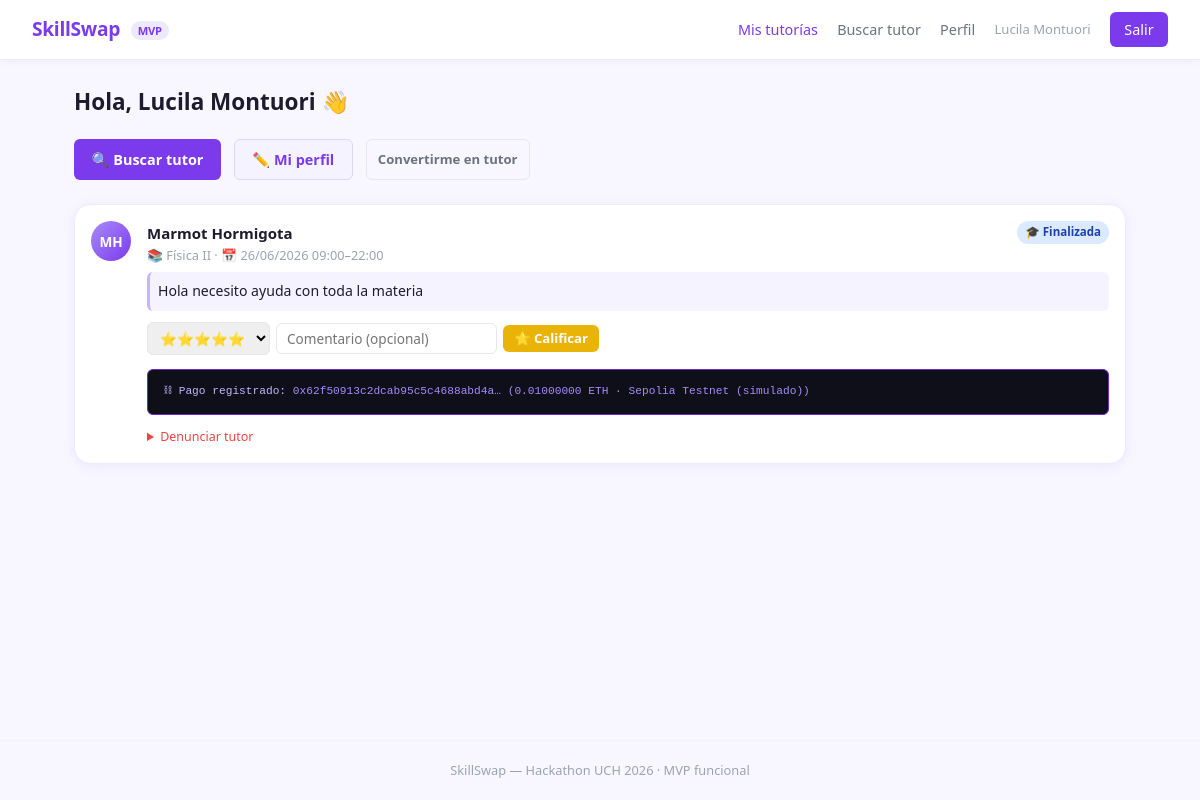
The app's page /skillswap/index.php?p=alumno (signed in) with its own data.
### tables this page shows
CREATE TABLE `solicitudes` (
  `id` int(10) unsigned NOT NULL AUTO_INCREMENT,
  `alumno_id` int(10) unsigned NOT NULL,
  `tutor_id` int(10) unsigned NOT NULL,
  `horario_id` int(10) unsigned NOT NULL,
  `materia_id` int(10) unsigned NOT NULL,
  `mensaje` text NOT NULL,
  `estado` enum('pendiente','aceptada','rechazada','cancelada','finalizada') NOT NULL DEFAULT 'pendiente',
  `cancelada_por` enum('alumno','tutor') DEFAULT NULL,
  `calificacion` tinyint(3) unsigned DEFAULT NULL COMMENT '1-5 estrellas, pone el alumno',
  `comentario_cal` varchar(300) DEFAULT NULL,
  `created_at` timestamp NOT NULL DEFAULT current_timestamp(),
  `updated_at` timestamp NOT NULL DEFAULT current_timestamp() ON UPDATE current_timestamp(),
  PRIMARY KEY (`id`),
  KEY `fk_sol_alumno` (`alumno_id`),
  KEY `fk_sol_tutor` (`tutor_id`),
  KEY `fk_sol_horario` (`horario_id`),
  KEY `fk_sol_materia` (`materia_id`),
  CONSTRAINT `fk_sol_alumno` FOREIGN KEY (`alumno_id`) REFERENCES `usuarios` (`id`),
  CONSTRAINT `fk_sol_horario` FOREIGN KEY (`horario_id`) REFERENCES `horarios` (`id`),
  CONSTRAINT `fk_sol_materia` FOREIGN KEY (`materia_id`) REFERENCES `materias` (`id`),
  CONSTRAINT `fk_sol_tutor` FOREIGN KEY (`tutor_id`) REFERENCES `usuarios` (`id`)
);

CREATE TABLE `usuarios` (
  `id` int(10) unsigned NOT NULL AUTO_INCREMENT,
  `nombre` varchar(120) NOT NULL,
  `email` varchar(180) NOT NULL,
  `password` varchar(255) NOT NULL,
  `rol` enum('admin','tutor','alumno') NOT NULL DEFAULT 'alumno',
  `estado` enum('pendiente','activo','bloqueado') NOT NULL DEFAULT 'activo',
  `carrera` varchar(120) NOT NULL DEFAULT '',
  `anio_cursado` tinyint(3) unsigned NOT NULL DEFAULT 1,
  `universidad` varchar(120) NOT NULL DEFAULT '',
  `certificado_path` varchar(255) DEFAULT NULL COMMENT 'ruta al archivo subido',
  `wallet_address` varchar(100) DEFAULT NULL COMMENT 'wallet simulada Ethereum',
  `bio` text DEFAULT NULL,
  `created_at` timestamp NOT NULL DEFAULT current_timestamp(),
  `updated_at` timestamp NOT NULL DEFAULT current_timestamp() ON UPDATE current_timestamp(),
  PRIMARY KEY (`id`),
  UNIQUE KEY `email` (`email`)
);

CREATE TABLE `materias` (
  `id` int(10) unsigned NOT NULL AUTO_INCREMENT,
  `nombre` varchar(120) NOT NULL,
  `area` varchar(80) NOT NULL DEFAULT '',
  `activa` tinyint(1) NOT NULL DEFAULT 1,
  `created_at` timestamp NOT NULL DEFAULT current_timestamp(),
  PRIMARY KEY (`id`)
);

CREATE TABLE `horarios` (
  `id` int(10) unsigned NOT NULL AUTO_INCREMENT,
  `tutor_id` int(10) unsigned NOT NULL,
  `fecha` date NOT NULL,
  `hora_inicio` time NOT NULL,
  `hora_fin` time NOT NULL,
  `estado` enum('libre','ocupado') NOT NULL DEFAULT 'libre',
  `created_at` timestamp NOT NULL DEFAULT current_timestamp(),
  PRIMARY KEY (`id`),
  KEY `fk_hor_tutor` (`tutor_id`),
  CONSTRAINT `fk_hor_tutor` FOREIGN KEY (`tutor_id`) REFERENCES `usuarios` (`id`) ON DELETE CASCADE
);

CREATE TABLE `blockchain_pagos` (
  `id` int(10) unsigned NOT NULL AUTO_INCREMENT,
  `solicitud_id` int(10) unsigned NOT NULL,
  `tutor_id` int(10) unsigned NOT NULL,
  `alumno_id` int(10) unsigned NOT NULL,
  `wallet_destino` varchar(100) NOT NULL,
  `monto_eth` decimal(18,8) NOT NULL DEFAULT 0.01000000,
  `tx_hash` varchar(100) NOT NULL COMMENT 'hash simulado',
  `red` varchar(30) NOT NULL DEFAULT 'Sepolia Testnet (simulado)',
  `estado` enum('pendiente','confirmado') NOT NULL DEFAULT 'confirmado',
  `created_at` timestamp NOT NULL DEFAULT current_timestamp(),
  PRIMARY KEY (`id`),
  UNIQUE KEY `solicitud_id` (`solicitud_id`),
  KEY `fk_bp_tutor` (`tutor_id`),
  KEY `fk_bp_alumno` (`alumno_id`),
  CONSTRAINT `fk_bp_alumno` FOREIGN KEY (`alumno_id`) REFERENCES `usuarios` (`id`),
  CONSTRAINT `fk_bp_solicitud` FOREIGN KEY (`solicitud_id`) REFERENCES `solicitudes` (`id`),
  CONSTRAINT `fk_bp_tutor` FOREIGN KEY (`tutor_id`) REFERENCES `usuarios` (`id`)
);

### skillswap/app/helpers/funciones.php (called while the page is built, shortened)
<?php
function e(mixed $v): string {
    return htmlspecialchars((string)$v, ENT_QUOTES | ENT_SUBSTITUTE, 'UTF-8');
}
function iniciales(string $nombre): string {
    $partes = explode(' ', trim($nombre));
    $ini    = '';
    foreach (array_slice($partes, 0, 2) as $p) {
        $ini .= mb_strtoupper(mb_substr($p, 0, 1));
    }
    return $ini ?: '?';
}
function renderizar(string $vista, array $datos = []): void {
    extract($datos, EXTR_SKIP);
    $path = BASE_PATH . '/app/views/' . $vista . '.php';
    require $path;
}
function badgeEstado(string $estado): string {
    return match($estado) {
        'pendiente'  => 'badge-warning',
        'aceptada'   => 'badge-success',
        'rechazada'  => 'badge-danger',
        'cancelada'  => 'badge-secondary',
        'finalizada' => 'badge-info',
        default      => '',
    };
}
function labelEstado(string $estado): string {
    return match($estado) {
        'pendiente'  => '⏳ Pendiente',
        'aceptada'   => '✅ Aceptada',
        'rechazada'  => '❌ Rechazada',
        'cancelada'  => '🚫 Cancelada',
        'finalizada' => '🎓 Finalizada',
        default      => $estado,
    };
}

### skillswap/app/controllers/TutorAlumnoController.php (called while the page is built, shortened)
<?php
class AlumnoController {
    private Solicitud $solicitudModel;
    public function __construct() {
        $this->solicitudModel = new Solicitud();
    }
    public function index(): void {
        $uid        = Session::userId();
        $solicitudes = $this->solicitudModel->enviadasPorAlumno($uid);
        renderizar('alumno/dashboard', compact('solicitudes', 'exito', 'error'));
    }
}

### skillswap/app/helpers/Session.php (called while the page is built, shortened)
<?php
class Session {
    public static function userId(): int        { return (int)($_SESSION['usuario_id'] ?? 0); }
    public static function userName(): string   { return $_SESSION['usuario_nombre'] ?? ''; }
}

### skillswap/config/database.php (called while the page is built, shortened)
<?php
function conectar(): PDO {
    static $pdo = null;
    if ($pdo !== null) return $pdo;
    $dsn = sprintf('mysql:host=%s;dbname=%s;charset=%s', DB_HOST, DB_NAME, DB_CHARSET);
    try {
        $pdo = new PDO($dsn, DB_USER, DB_PASS, [
            PDO::ATTR_ERRMODE            => PDO::ERRMODE_EXCEPTION,
            PDO::ATTR_DEFAULT_FETCH_MODE => PDO::FETCH_ASSOC,
            PDO::ATTR_EMULATE_PREPARES   => false,
        ]);
    } catch (PDOException $e) {
        die('<div style="padding:2rem;color:#b91c1c;font-family:sans-serif;">
            <strong>Error de conexión:</strong> ' . htmlspecialchars($e->getMessage()) . '
        </div>');
    }
    return $pdo;
}

### skillswap/app/models/Solicitud.php (called while the page is built, shortened)
<?php
class Solicitud {
    private PDO $pdo;
    public function __construct() { $this->pdo = conectar(); }
    public function enviadasPorAlumno(int $alumnoId): array {
        $s = $this->pdo->prepare('
            SELECT s.*,
                   u.nombre AS tutor_nombre, u.email AS tutor_email, u.carrera AS tutor_carrera,
                   u.wallet_address,
                   m.nombre AS materia_nombre,
                   h.fecha, h.hora_inicio, h.hora_fin
            FROM solicitudes s
            JOIN usuarios u ON u.id = s.tutor_id
            JOIN materias m ON m.id = s.materia_id
            JOIN horarios h ON h.id = s.horario_id
            WHERE s.alumno_id = ?
            ORDER BY s.created_at DESC
        ');
        $s->execute([$alumnoId]);
        return $s->fetchAll();
    }
}

### skillswap/app/models/ChatDenunciaBlockchain.php (called while the page is built, shortened)
<?php
class BlockchainPago {
    private PDO $pdo;
    public function __construct() { $this->pdo = conectar(); }
    public function deSolicitud(int $solicitudId): ?array {
        $s = $this->pdo->prepare('SELECT * FROM blockchain_pagos WHERE solicitud_id=?');
        $s->execute([$solicitudId]);
        return $s->fetch() ?: null;
    }
}

### skillswap/app/views/alumno/dashboard.php (the view, shortened to what this page needs)
<!DOCTYPE html>
<html lang="es">
<head>
  <link rel="stylesheet" href="public/css/estilos.css">
</head>
<body>
<?php require BASE_PATH . '/app/views/partials/nav.php'; ?>
<div class="contenedor mt-3">
  <h2 style="font-weight:800;margin-bottom:1.2rem;">Hola, <?= e(Session::userName()) ?> 👋</h2>
  <div style="display:flex;gap:.8rem;margin-bottom:1.5rem;flex-wrap:wrap;">
    <a href="index.php?p=alumno_buscar" class="btn btn-primary">🔍 Buscar tutor</a>
    <a href="index.php?p=alumno_perfil" class="btn btn-secondary">✏️ Mi perfil</a>
    <a href="index.php?p=alumno_convertir" class="btn btn-ghost btn-sm">Convertirme en tutor</a>
  </div>
  <?php if (empty($solicitudes)): ?>
    <div class="vacio"><p>📚</p><p>Todavía no enviaste ninguna solicitud.<br>
      <a href="index.php?p=alumno_buscar">Buscá un tutor →</a></p>
    </div>
  <?php else: ?>
    <?php foreach ($solicitudes as $s): ?>
      <div class="sol-item">
        <div class="avatar"><?= e(iniciales($s['tutor_nombre'])) ?></div>
        <div class="sol-body">
          <div class="sol-header">
            <h4><?= e($s['tutor_nombre']) ?></h4>
            <span class="badge <?= badgeEstado($s['estado']) ?>"><?= labelEstado($s['estado']) ?></span>
          </div>
          <p style="font-size:.8rem;color:var(--gris-400);">
            📚 <?= e($s['materia_nombre']) ?> ·
            📅 <?= date('d/m/Y', strtotime($s['fecha'])) ?>
            <?= date('H:i', strtotime($s['hora_inicio'])) ?>–<?= date('H:i', strtotime($s['hora_fin'])) ?>
          </p>
          <p style="font-size:.88rem;background:var(--lila-50);padding:.5rem;border-radius:var(--radio-sm);border-left:3px solid var(--lila-300);margin:.4rem 0;">
            <?= nl2br(e($s['mensaje'])) ?>
          </p>
          <div class="sol-acciones">
            <?php if ($s['estado'] === 'finalizada' && $s['calificacion'] === null): ?>
              <form method="POST" action="index.php?p=alumno_calificar" style="display:flex;gap:.4rem;align-items:center;">
                <select name="calificacion" style="border:1.5px solid var(--gris-200);border-radius:var(--radio-sm);padding:.3rem .5rem;font-size:.85rem;">
                  <option value="5">⭐⭐⭐⭐⭐</option>
                </select>
                <input type="text" name="comentario" placeholder="Comentario (opcional)"
                       style="border:1.5px solid var(--gris-200);border-radius:var(--radio-sm);padding:.3rem .6rem;font-size:.85rem;">
                <button class="btn btn-warning btn-sm">⭐ Calificar</button>
              </form>
            <?php endif; ?>
            <?php if ($s['estado'] === 'finalizada'): ?>
              <?php $pago = (new BlockchainPago())->deSolicitud((int)$s['id']); ?>
              <?php if ($pago): ?>
                <div class="tx-card" style="font-size:.7rem;width:100%;margin-top:.4rem;">
                  <span>⛓ Pago registrado:</span> <?= e(substr($pago['tx_hash'],0,30)) ?>…
                  (<?= e($pago['monto_eth']) ?> ETH · <?= e($pago['red']) ?>)
                </div>
              <?php endif; ?>
            <?php endif; ?>
            <?php if (in_array($s['estado'], ['aceptada','finalizada'])): ?>
              <details style="margin-top:.3rem;">
                <summary style="font-size:.78rem;color:var(--rojo);cursor:pointer;">Denunciar tutor</summary>
              </details>
            <?php endif; ?>
          </div>
        </div>
      </div>
    <?php endforeach; ?>
  <?php endif; ?>
</div>
<?php require BASE_PATH . '/app/views/partials/footer.php'; ?>
</body>
</html>

### skillswap/public/css/estilos.css (style rules this page uses)
:root { --lila-50: #f5f3ff; --lila-100: #ede9fe; --lila-200: #ddd6fe; --lila-300: #c4b5fd; --lila-400: #a78bfa; --lila-500: #8b5cf6; --lila-600: #7c3aed; --lila-700: #6d28d9; --naranja: #f97316; --rojo: #ef4444; --verde: #22c55e; --amarillo: #eab308; --azul: #3b82f6; --texto: #1e1b2e; --texto-2: #6b7280; --blanco: #ffffff; --fondo: #f8f7ff; --gris-100: #f3f4f6; --gris-200: #e5e7eb; --gris-400: #9ca3af; --font: 'Segoe UI', system-ui, sans-serif; --font-mono: 'Consolas', monospace; --radio: 10px; --radio-sm: 6px; --radio-lg: 16px; --sombra: 0 2px 12px rgba(139,92,246,.10); --trans: .15s ease; }
*, *::before, *::after { box-sizing: border-box; margin: 0; padding: 0; }
body { font-family: var(--font); background: var(--fondo); color: var(--texto); min-height: 100vh; display: flex; flex-direction: column; font-size: 15px; line-height: 1.6; }
a { color: var(--lila-600); text-decoration: none; }
textarea, input, select, button { font-family: inherit; font-size: inherit; }
.contenedor { max-width: 1100px; margin: 0 auto; padding: 0 1.5rem; }
.mt-3 { margin-top: 1.5rem; }
.btn { display: inline-flex; align-items: center; gap: .4rem; padding: .5rem 1.1rem; border-radius: var(--radio-sm); font-weight: 600; font-size: .9rem; cursor: pointer; border: none; transition: all var(--trans); text-decoration: none; white-space: nowrap; }
.btn-primary { background: var(--lila-600); color: #fff; }
.btn-secondary { background: var(--lila-50); color: var(--lila-600); border: 1.5px solid var(--lila-200); }
.btn-warning { background: var(--amarillo); color: #fff; }
.btn-ghost { background: transparent; color: var(--texto-2); border: 1.5px solid var(--gris-200); }
.btn-sm { padding: .3rem .7rem; font-size: .82rem; }
.badge { display: inline-block; font-size: .72rem; font-weight: 700; padding: 2px 8px; border-radius: 20px; white-space: nowrap; }
.badge-info { background: #dbeafe; color: #1e40af; }
.avatar { width: 40px; height: 40px; border-radius: 50%; background: linear-gradient(135deg, var(--lila-400), var(--lila-600)); color: #fff; font-weight: 800; font-size: .85rem; display: inline-flex; align-items: center; justify-content: center; flex-shrink: 0; }
.sol-item { display: flex; gap: 1rem; background: var(--blanco); border: 1.5px solid var(--lila-100); border-radius: var(--radio-lg); padding: 1rem; margin-bottom: .8rem; box-shadow: var(--sombra); }
.sol-body { flex: 1; }
.sol-header { display: flex; justify-content: space-between; align-items: flex-start; }
.sol-header h4 { font-weight: 700; }
.sol-acciones { display: flex; gap: .5rem; flex-wrap: wrap; margin-top: .7rem; }
.tx-card { background: #0f0f1a; color: #a78bfa; font-family: var(--font-mono); font-size: .78rem; border-radius: var(--radio-sm); padding: .8rem 1rem; word-break: break-all; margin-top: .8rem; border: 1px solid var(--lila-700); }
.tx-card span { color: #c4b5fd; }

### records on screen
solicitudes: tutor.nombre "MH", tutor.nombre "Marmot Hormigota", estado "🎓 Finalizada", materia.nombre "Física II", horario.fecha "26/06/2026", horario.hora_inicio "09:00", horario.hora_fin "22:00", mensaje "Hola necesito ayuda con toda la materia", blockchain_pagos.tx_hash "0x62f50913c2dcab95c5c4688abd4a", blockchain_pagos.monto_eth "0.01000000", blockchain_pagos.red "Sepolia Testnet (simulado)"

### other values on screen
Session::userName() "Lucila Montuori"
